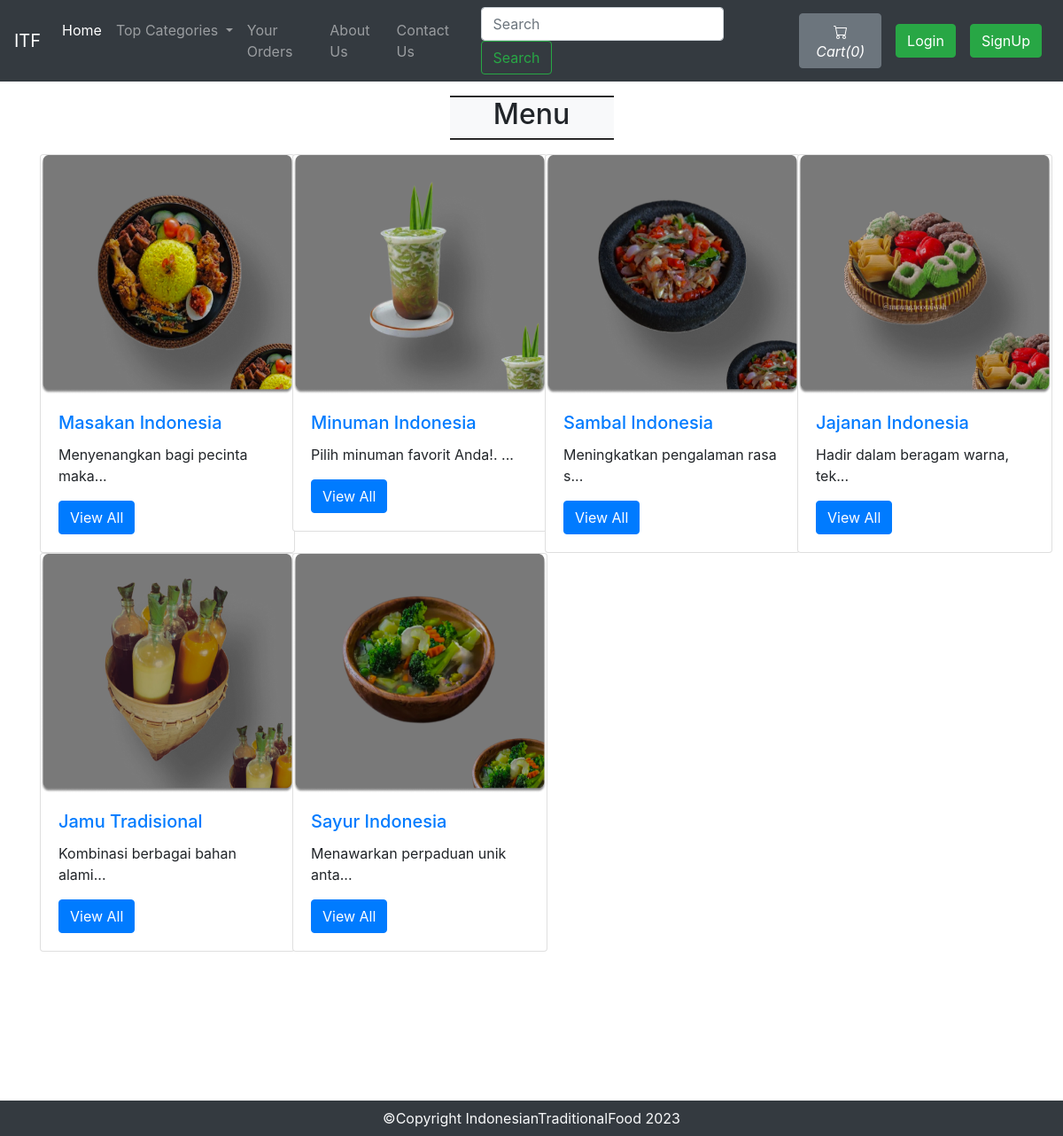
Before: / with the older database file.
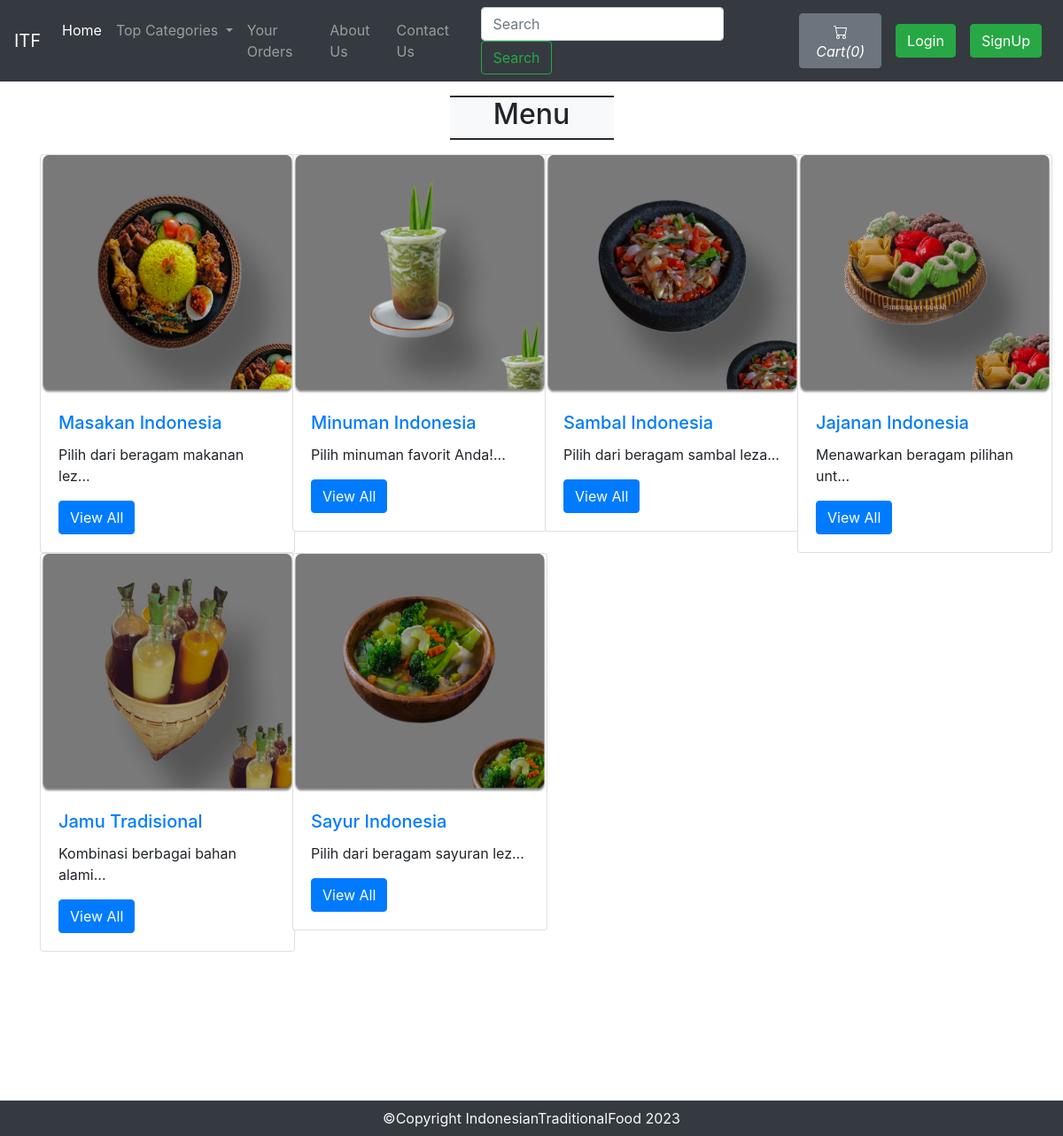
After: the same page with the newer database file.
### tables this page shows
CREATE TABLE `sitedetail` (
  `tempId` int(11) NOT NULL,
  `systemName` varchar(21) NOT NULL,
  `email` varchar(35) NOT NULL,
  `contact1` bigint(21) NOT NULL,
  `contact2` bigint(21) DEFAULT NULL COMMENT 'Optional',
  `address` text NOT NULL,
  `dateTime` datetime NOT NULL DEFAULT current_timestamp()
);

CREATE TABLE `categories` (
  `categorieId` int(12) NOT NULL,
  `categorieName` varchar(255) NOT NULL,
  `categorieDesc` text NOT NULL,
  `categorieCreateDate` datetime NOT NULL DEFAULT current_timestamp()
);

### index.php (the view, shortened to what this page needs)
<!doctype html>
<html lang="en">
  <head>
    <link rel="stylesheet" href="https://stackpath.bootstrapcdn.com/bootstrap/4.4.1/css/bootstrap.min.css">
    <link rel="stylesheet" href="https://use.fontawesome.com/releases/v5.8.2/css/all.css">
  </head>
<body>
  <?php include 'partials/_dbconnect.php';?>
  <?php require 'partials/_nav.php' ?>
  <div class="container my-3 mb-5">
    <div class="col-lg-2 text-center bg-light my-3" style="margin:auto;border-top: 2px groove black;border-bottom: 2px groove black;">
      <h2 class="text-center">Menu </h2>
    </div>
    <div class="row">
      <?php
        $sql = "SELECT * FROM `categories`";
        $result = mysqli_query($conn, $sql);
        while($row = mysqli_fetch_assoc($result)){
          $id = $row['categorieId'];
          $cat = $row['categorieName'];
          $desc = $row['categorieDesc'];
          echo '<div class="col-xs-3 col-sm-3 col-md-3">
                  <div class="card" style="width: 18rem;">
                    <img src="img/card-'.$id. '.jpg" class="card-img-top" alt="image for this category" width="249px" height="270px">
                    <div class="card-body">
                      <h5 class="card-title"><a href="viewFoodList.php?catid=' . $id . '">' . $cat . '</a></h5>
                      <p class="card-text">' . substr($desc, 0, 30). '... </p>
                      <a href="viewFoodList.php?catid=' . $id . '" class="btn btn-primary">View All</a>
                    </div>
                  </div>
                </div>';
        }
      ?>
    </div>
  </div>
  <br>
  <br>
  <br>
  <br>
  <br>
    <?php require 'partials/_footer.php' ?>
</body>
</html>

### partials/_nav.php (shortened to what this page needs)
<?php
if(isset($_SESSION['loggedin']) && $_SESSION['loggedin']==true){
  $loggedin= true;
  $userId = $_SESSION['userId'];
  $username = $_SESSION['username'];
}
else{
  $loggedin = false;
  $userId = 0;
}
$sql = "SELECT * FROM `sitedetail`";
$result = mysqli_query($conn, $sql);
$row = mysqli_fetch_assoc($result);
$systemName = $row['systemName'];
echo '<nav class="navbar navbar-expand-lg navbar-dark bg-dark">
      <a class="navbar-brand" href="index.php">'.$systemName.'</a>
      <button class="navbar-toggler" type="button" data-toggle="collapse" data-target="#navbarSupportedContent" aria-controls="navbarSupportedContent" aria-expanded="false" aria-label="Toggle navigation">
        <span class="navbar-toggler-icon"></span>
      </button>
      <div class="collapse navbar-collapse" id="navbarSupportedContent">
        <ul class="navbar-nav mr-auto">
          <li class="nav-item active">
            <a class="nav-link" href="index.php">Home <span class="sr-only">(current)</span></a>
          </li>
          <li class="nav-item dropdown">
            <a class="nav-link dropdown-toggle" href="#" id="navbarDropdown" role="button" data-toggle="dropdown" aria-haspopup="true" aria-expanded="false">
              Top Categories
            </a>
            <div class="dropdown-menu" aria-labelledby="navbarDropdown">';
            echo '</div>
          </li>
          <li class="nav-item">
            <a class="nav-link" href="viewOrder.php">Your Orders</a>
          </li>
          <li class="nav-item">
            <a class="nav-link" href="about.php">About Us</a>
          </li>
          <li class="nav-item">
            <a class="nav-link" href="contact.php">Contact Us</a>
          </li>
        </ul>
        <form method="get" action="/IndonesianTraditionalFood/search.php" class="form-inline my-2 my-lg-0 mx-3">
          <input class="form-control mr-sm-2" type="search" name="search" id="search" placeholder="Search" aria-label="Search" required>
          <button class="btn btn-outline-success my-2 my-sm-0" type="submit">Search</button>
        </form>';
        $countsql = "SELECT SUM(`itemQuantity`) FROM `viewcart` WHERE `userId`=$userId";
        $countresult = mysqli_query($conn, $countsql);
        $countrow = mysqli_fetch_assoc($countresult);
        $count = $countrow['SUM(`itemQuantity`)'];
        if(!$count) {
          $count = 0;
        }
        echo '<a href="viewCart.php"><button type="button" class="btn btn-secondary mx-2" title="MyCart">
          <svg xmlns="img/cart.svg" width="16" height="16" fill="currentColor" class="bi bi-cart" viewBox="0 0 16 16">
            <path d="M0 1.5A.5.5 0 0 1 .5 1H2a.5.5 0 0 1 .485.379L2.89 3H14.5a.5.5 0 0 1 .491.592l-1.5 8A.5.5 0 0 1 13 12H4a.5.5 0 0 1-.491-.408L2.01 3.607 1.61 2H.5a.5.5 0 0 1-.5-.5zM3.102 4l1.313 7h8.17l1.313-7H3.102zM5 12a2 2 0 1 0 0 4 2 2 0 0 0 0-4zm7 0a2 2 0 1 0 0 4 2 2 0 0 0 0-4zm-7 1a1 1 0 1 1 0 2 1 1 0 0 1 0-2zm7 0a1 1 0 1 1 0 2 1 1 0 0 1 0-2z"/>
          </svg>
          <i class="bi bi-cart">Cart(' .$count. ')</i>
        </button></a>';
        if($loggedin){
          echo '<ul class="navbar-nav mr-2">
            <li class="nav-item dropdown">
              <a class="nav-link dropdown-toggle" href="#" id="navbarDropdown" role="button" data-toggle="dropdown"> Welcome ' .$username. '</a>
              <div class="dropdown-menu" aria-labelledby="navbarDropdown">
                <a class="dropdown-item" href="partials/_logout.php">Logout</a>
              </div>
            </li>
          </ul>
          <div class="text-center image-size-small position-relative">
            <a href="viewProfile.php"><img src="img/person-' .$userId. '.jpg" class="rounded-circle" onError="this.src = \'img/profilePic.jpg\'" style="width:40px; height:40px"></a>
          </div>';
        }
        else {
          echo '
          <button type="button" class="btn btn-success mx-2"  data-toggle="modal" data-target="#loginModal">Login</button>
          <button type="button" class="btn btn-success mx-2"  data-toggle="modal" data-target="#signupModal">SignUp</button>';
        }
  echo '</div>
    </nav>';
?>

### partials/_footer.php
<div class="footer container-fluid bg-dark text-light">
    <p class="text-center py-2 mb-0"> ©Copyright IndonesianTraditionalFood 2023 </p>
</div>

Changed rows visible on the page:
changed categories "Masakan Indonesia": categorieDesc "Menyenangkan bagi pecinta maka" → "Pilih dari beragam makanan lez"
changed categories "Minuman Indonesia": categorieDesc "Pilih minuman favorit Anda!." → "Pilih minuman favorit Anda!"
changed categories "Sambal Indonesia": categorieDesc "Meningkatkan pengalaman rasa s" → "Pilih dari beragam sambal leza"
changed categories "Jajanan Indonesia": categorieDesc "Hadir dalam beragam warna, tek" → "Menawarkan beragam pilihan unt"
changed categories "Sayur Indonesia": categorieDesc "Menawarkan perpaduan unik anta" → "Pilih dari beragam sayuran lez"
